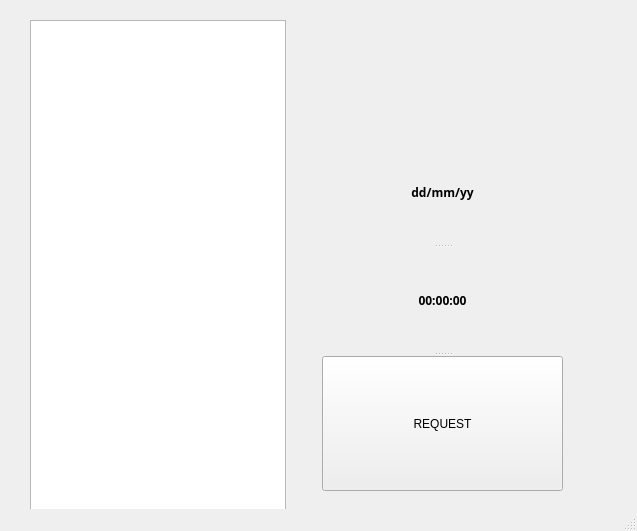
<?xml version="1.0" encoding="UTF-8"?>
<ui version="4.0">
 <class>MainWindow</class>
 <widget class="QMainWindow" name="MainWindow">
  <property name="geometry">
   <rect>
    <x>0</x>
    <y>0</y>
    <width>637</width>
    <height>531</height>
   </rect>
  </property>
  <property name="windowTitle">
   <string>MainWindow</string>
  </property>
  <widget class="QWidget" name="centralwidget">
   <widget class="QListWidget" name="lstWPersons">
    <property name="geometry">
     <rect>
      <x>30</x>
      <y>20</y>
      <width>256</width>
      <height>521</height>
     </rect>
    </property>
   </widget>
   <widget class="QSplitter" name="splitter">
    <property name="geometry">
     <rect>
      <x>322</x>
      <y>140</y>
      <width>241</width>
      <height>351</height>
     </rect>
    </property>
    <property name="orientation">
     <enum>Qt::Vertical</enum>
    </property>
    <widget class="QLabel" name="lblDate">
     <property name="font">
      <font>
       <family>Segoe UI Black</family>
       <bold>true</bold>
      </font>
     </property>
     <property name="mouseTracking">
      <bool>false</bool>
     </property>
     <property name="text">
      <string>dd/mm/yy</string>
     </property>
     <property name="alignment">
      <set>Qt::AlignCenter</set>
     </property>
    </widget>
    <widget class="QLabel" name="lblHour">
     <property name="font">
      <font>
       <family>Segoe UI Black</family>
       <bold>true</bold>
      </font>
     </property>
     <property name="text">
      <string>00:00:00</string>
     </property>
     <property name="alignment">
      <set>Qt::AlignCenter</set>
     </property>
    </widget>
    <widget class="QPushButton" name="pBtnRequest">
     <property name="text">
      <string>REQUEST</string>
     </property>
    </widget>
   </widget>
  </widget>
  <widget class="QStatusBar" name="statusbar"/>
 </widget>
 <resources/>
 <connections/>
</ui>
